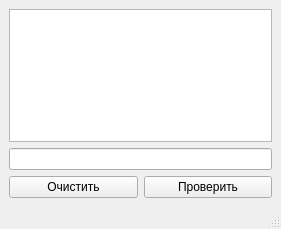
<?xml version="1.0" encoding="UTF-8"?>
<ui version="4.0">
 <class>MainWindow</class>
 <widget class="QMainWindow" name="MainWindow">
  <property name="geometry">
   <rect>
    <x>0</x>
    <y>0</y>
    <width>281</width>
    <height>229</height>
   </rect>
  </property>
  <property name="windowTitle">
   <string>MainWindow</string>
  </property>
  <widget class="QWidget" name="centralwidget">
   <layout class="QGridLayout" name="gridLayout">
    <item row="4" column="0">
     <widget class="QPushButton" name="pushButton">
      <property name="text">
       <string>Очистить</string>
      </property>
     </widget>
    </item>
    <item row="4" column="1">
     <widget class="QPushButton" name="validateButton">
      <property name="text">
       <string>Проверить</string>
      </property>
     </widget>
    </item>
    <item row="1" column="0" colspan="2">
     <widget class="QTextBrowser" name="textBrowser"/>
    </item>
    <item row="2" column="0" colspan="2">
     <widget class="QLineEdit" name="emailInput"/>
    </item>
   </layout>
  </widget>
  <widget class="QMenuBar" name="menubar">
   <property name="geometry">
    <rect>
     <x>0</x>
     <y>0</y>
     <width>281</width>
     <height>26</height>
    </rect>
   </property>
  </widget>
  <widget class="QStatusBar" name="statusbar"/>
 </widget>
 <resources/>
 <connections/>
</ui>
